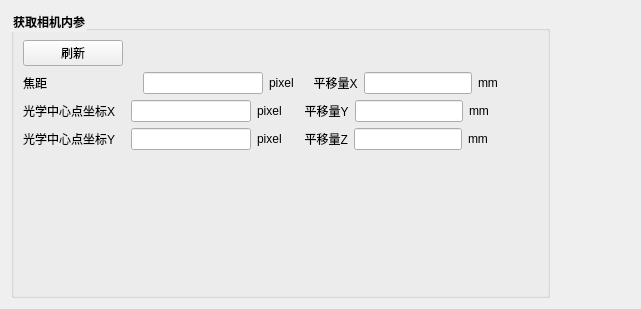
                 <widget class="QWidget" name="tab_11">
                  <attribute name="title">
                   <string>双目相机</string>
                  </attribute>
                  <layout class="QVBoxLayout" name="verticalLayout_63">
                   <item>
                    <layout class="QHBoxLayout" name="horizontalLayout_77">
                     <item>
                      <widget class="QGroupBox" name="groupBox_20">
                       <property name="font">
                        <font>
                         <weight>75</weight>
                         <bold>true</bold>
                        </font>
                       </property>
                       <property name="styleSheet">
                        <string notr="true">QGroupBox::title{
font-size:13px;
front-weight:bold;
}</string>
                       </property>
                       <property name="title">
                        <string>获取相机内参</string>
                       </property>
                       <layout class="QVBoxLayout" name="verticalLayout_36">
                        <item>
                         <layout class="QHBoxLayout" name="horizontalLayout_104">
                          <item>
                           <widget class="QPushButton" name="pushButton_rgb_set">
                            <property name="minimumSize">
                             <size>
                              <width>100</width>
                              <height>0</height>
                             </size>
                            </property>
                            <property name="maximumSize">
                             <size>
                              <width>100</width>
                              <height>16777215</height>
                             </size>
                            </property>
                            <property name="text">
                             <string>刷新</string>
                            </property>
                           </widget>
                          </item>
                          <item>
                           <spacer name="horizontalSpacer_18">
                            <property name="orientation">
                             <enum>Qt::Horizontal</enum>
                            </property>
                            <property name="sizeHint" stdset="0">
                             <size>
                              <width>40</width>
                              <height>20</height>
                             </size>
                            </property>
                           </spacer>
                          </item>
                         </layout>
                        </item>
                        <item>
                         <layout class="QVBoxLayout" name="verticalLayout_35">
                          <item>
                           <layout class="QHBoxLayout" name="horizontalLayout_56">
                            <item>
                             <layout class="QHBoxLayout" name="horizontalLayout_78">
                              <item>
                               <widget class="QLabel" name="label_60">
                                <property name="text">
                                 <string>焦距                           </string>
                                </property>
                               </widget>
                              </item>
                              <item>
                               <widget class="QLineEdit" name="lineEdit_foc">
                                <property name="minimumSize">
                                 <size>
                                  <width>120</width>
                                  <height>0</height>
                                 </size>
                                </property>
                                <property name="maximumSize">
                                 <size>
                                  <width>120</width>
                                  <height>16777215</height>
                                 </size>
                                </property>
                               </widget>
                              </item>
                              <item>
                               <widget class="QLabel" name="label">
                                <property name="text">
                                 <string>pixel  </string>
                                </property>
                               </widget>
                              </item>
                             </layout>
                            </item>
                            <item>
                             <layout class="QHBoxLayout" name="horizontalLayout_85">
                              <item>
                               <widget class="QLabel" name="label_106">
                                <property name="text">
                                 <string>  平移量X</string>
                                </property>
                               </widget>
                              </item>
                              <item>
                               <widget class="QLineEdit" name="lineEdit_bias_x"/>
                              </item>
                              <item>
                               <widget class="QLabel" name="label_25">
                                <property name="text">
                                 <string>mm</string>
                                </property>
                               </widget>
                              </item>
                              <item>
                               <spacer name="horizontalSpacer_9">
                                <property name="orientation">
                                 <enum>Qt::Horizontal</enum>
                                </property>
                                <property name="sizeHint" stdset="0">
                                 <size>
                                  <width>40</width>
                                  <height>20</height>
                                 </size>
                                </property>
                               </spacer>
                              </item>
                             </layout>
                            </item>
                           </layout>
                          </item>
                          <item>
                           <layout class="QHBoxLayout" name="horizontalLayout_57">
                            <item>
                             <layout class="QHBoxLayout" name="horizontalLayout_79">
                              <item>
                               <widget class="QLabel" name="label_61">
                                <property name="text">
                                 <string>光学中心点坐标X   </string>
                                </property>
                               </widget>
                              </item>
                              <item>
                               <widget class="QLineEdit" name="lineEdit_cen_x">
                                <property name="minimumSize">
                                 <size>
                                  <width>120</width>
                                  <height>0</height>
                                 </size>
                                </property>
                                <property name="maximumSize">
                                 <size>
                                  <width>120</width>
                                  <height>16777215</height>
                                 </size>
                                </property>
                               </widget>
                              </item>
                              <item>
                               <widget class="QLabel" name="label_2">
                                <property name="text">
                                 <string>pixel   </string>
                                </property>
                               </widget>
                              </item>
                             </layout>
                            </item>
                            <item>
                             <layout class="QHBoxLayout" name="horizontalLayout_86">
                              <item>
                               <widget class="QLabel" name="label_83">
                                <property name="text">
                                 <string>  平移量Y</string>
                                </property>
                               </widget>
                              </item>
                              <item>
                               <widget class="QLineEdit" name="lineEdit_bias_y"/>
                              </item>
                              <item>
                               <widget class="QLabel" name="label_26">
                                <property name="text">
                                 <string>mm</string>
                                </property>
                               </widget>
                              </item>
                              <item>
                               <spacer name="horizontalSpacer_10">
                                <property name="orientation">
                                 <enum>Qt::Horizontal</enum>
                                </property>
                                <property name="sizeHint" stdset="0">
                                 <size>
                                  <width>40</width>
                                  <height>20</height>
                                 </size>
                                </property>
                               </spacer>
                              </item>
                             </layout>
                            </item>
                           </layout>
                          </item>
                          <item>
                           <layout class="QHBoxLayout" name="horizontalLayout_58">
                            <item>
                             <layout class="QHBoxLayout" name="horizontalLayout_81">
                              <item>
                               <widget class="QLabel" name="label_104">
                                <property name="text">
                                 <string>光学中心点坐标Y   </string>
                                </property>
                               </widget>
                              </item>
                              <item>
                               <widget class="QLineEdit" name="lineEdit_cen_y">
                                <property name="minimumSize">
                                 <size>
                                  <width>120</width>
                                  <height>0</height>
                                 </size>
                                </property>
                                <property name="maximumSize">
                                 <size>
                                  <width>120</width>
                                  <height>16777215</height>
                                 </size>
                                </property>
                               </widget>
                              </item>
                              <item>
                               <widget class="QLabel" name="label_10">
                                <property name="text">
                                 <string>pixel   </string>
                                </property>
                               </widget>
                              </item>
                             </layout>
                            </item>
                            <item>
                             <layout class="QHBoxLayout" name="horizontalLayout_87">
                              <item>
                               <widget class="QLabel" name="label_84">
                                <property name="text">
                                 <string>  平移量Z</string>
                                </property>
                               </widget>
                              </item>
                              <item>
                               <widget class="QLineEdit" name="lineEdit_bias_z"/>
                              </item>
                             </layout>
                            </item>
                            <item>
                             <widget class="QLabel" name="label_27">
                              <property name="text">
                               <string>mm</string>
                              </property>
                             </widget>
                            </item>
                            <item>
                             <spacer name="horizontalSpacer_11">
                              <property name="orientation">
                               <enum>Qt::Horizontal</enum>
                              </property>
                              <property name="sizeHint" stdset="0">
                               <size>
                                <width>40</width>
                                <height>20</height>
                               </size>
                              </property>
                             </spacer>
                            </item>
                           </layout>
                          </item>
                         </layout>
                        </item>
                        <item>
                         <spacer name="verticalSpacer_10">
                          <property name="orientation">
                           <enum>Qt::Vertical</enum>
                          </property>
                          <property name="sizeHint" stdset="0">
                           <size>
                            <width>20</width>
                            <height>136</height>
                           </size>
                          </property>
                         </spacer>
                        </item>
                       </layout>
                      </widget>
                     </item>
                     <item>
                      <spacer name="horizontalSpacer_17">
                       <property name="orientation">
                        <enum>Qt::Horizontal</enum>
                       </property>
                       <property name="sizeHint" stdset="0">
                        <size>
                         <width>40</width>
                         <height>20</height>
                        </size>
                       </property>
                      </spacer>
                     </item>
                     <item>
                      <spacer name="horizontalSpacer_19">
                       <property name="orientation">
                        <enum>Qt::Horizontal</enum>
                       </property>
                       <property name="sizeHint" stdset="0">
                        <size>
                         <width>40</width>
                         <height>20</height>
                        </size>
                       </property>
                      </spacer>
                     </item>
                    </layout>
                   </item>
                  </layout>
                 </widget>
